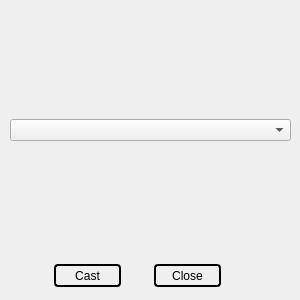
<?xml version="1.0" encoding="UTF-8"?>
<ui version="4.0">
 <class>SpellDialog</class>
 <widget class="QDialog" name="SpellDialog">
  <property name="geometry">
   <rect>
    <x>0</x>
    <y>0</y>
    <width>300</width>
    <height>300</height>
   </rect>
  </property>
  <property name="windowTitle">
   <string>SpellDialog</string>
  </property>
  <property name="styleSheet">
   <string notr="true">QPushButton {
	background-image: url(images/CardTexture.jpg);
    border: 2px solid black; 
    border-radius: 4px; 
	padding: 4px;
	margin: 4px;
}

QPushButton:hover {
	border-color: green; 
	color: green;
}

QPushButton:pressed  {
	border-color: rgba(0, 0, 0, 50%);
	color: rgba(0, 0, 0, 50%);
}

QPushButton, QLabel {
	font-family: &quot;Windlass&quot;;
}

QLabel {
	background-color: rgba(0,0,0,0%);
	padding: 4px;
}</string>
  </property>
  <widget class="QWidget" name="verticalLayoutWidget">
   <property name="geometry">
    <rect>
     <x>10</x>
     <y>10</y>
     <width>281</width>
     <height>241</height>
    </rect>
   </property>
   <layout class="QVBoxLayout" name="layout">
    <item>
     <widget class="QComboBox" name="cboCard"/>
    </item>
   </layout>
  </widget>
  <widget class="QPushButton" name="btnCast">
   <property name="geometry">
    <rect>
     <x>50</x>
     <y>260</y>
     <width>75</width>
     <height>31</height>
    </rect>
   </property>
   <property name="text">
    <string>Cast</string>
   </property>
  </widget>
  <widget class="QPushButton" name="btnClose">
   <property name="geometry">
    <rect>
     <x>150</x>
     <y>260</y>
     <width>75</width>
     <height>31</height>
    </rect>
   </property>
   <property name="text">
    <string>Close</string>
   </property>
  </widget>
 </widget>
 <resources/>
 <connections/>
</ui>
